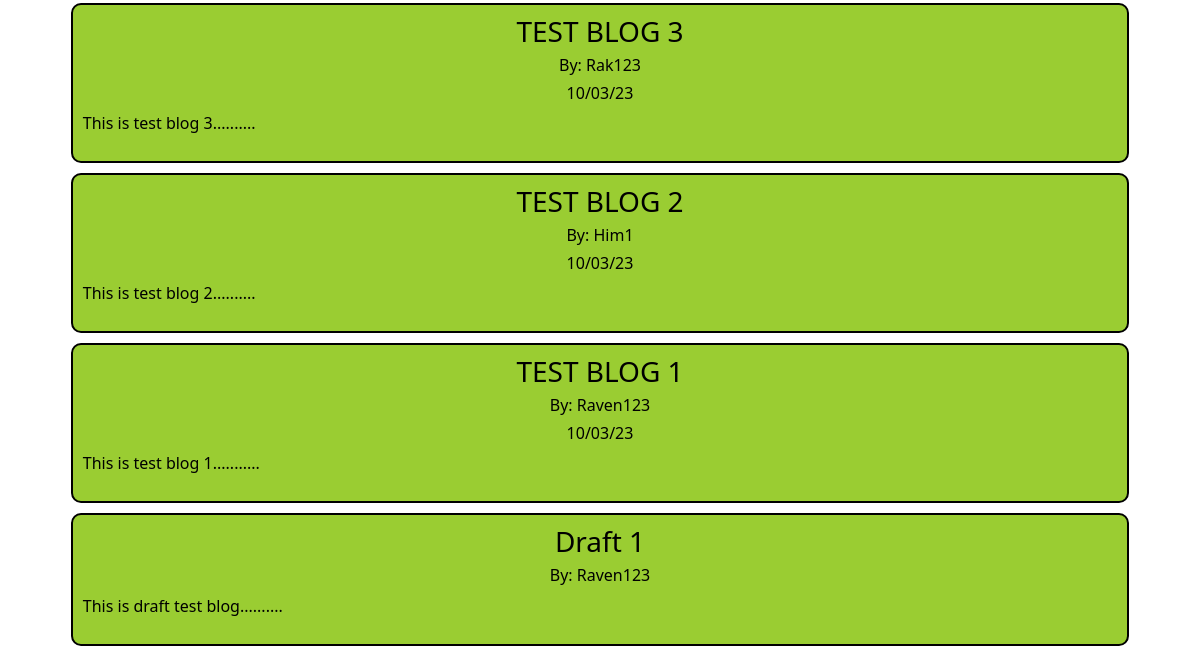
/category/testing (lower part), run on an earlier commit of the app's database.
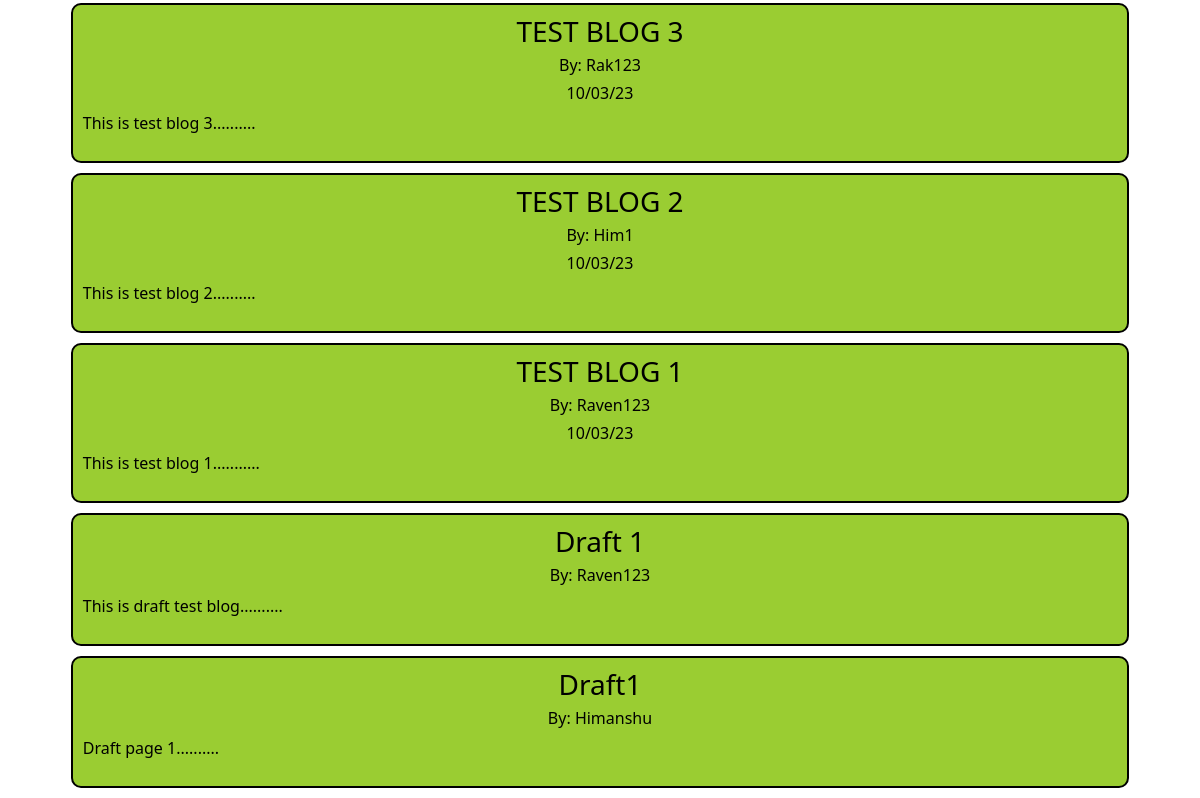
And on a later commit of the database.
### user/models.py (models this page shows, shortened)
class Blog(models.Model):
    title = models.CharField(max_length=50)
    content = models.TextField()
    title_tag = models.CharField(max_length=50)
    publish_date = models.DateTimeField(blank=True, null=True)
    author = models.ForeignKey(User, on_delete=models.CASCADE)
    category = models.CharField(max_length=40)
    class Meta:
        ordering = ['-publish_date']

### user/views.py (the view, shortened to what this page needs)
# urls.py: path("category/<str:category>", CategoryView, name='category'),
def CategoryView(request, category,user="",page=""):
    cat_list = Category.objects.all()
    data = Blog.objects.filter(category=category.title().replace("-"," "))
    return render(request, 'user/category.html', {'category': category,'blogs':data,'cat_list':cat_list})

### templates/user/category.html (shortened to what this page needs)
<!DOCTYPE html>
{% extends 'main/base.html'%}
{% block body_block %}
    {% if blogs %}
    <div class="blog-all container-fluid">
        {% for blog in blogs %}
        <div class="blog container-fluid">
            <a href="{% url 'blog-detail' blog.pk %}">
                <h3 class="text-center">{{blog.title}}</h3>
                <h6 class="text-center">By: {{blog.author.username}}</h6>
                <h6 class="text-center">{{blog.publish_date|date:"d/m/y"}}</h6>
                <p>{{ blog.content|slice:":100" }}..........</p>
            </a>
        </div>
        {% endfor %}
    </div>
    {%else%}
    <h1 class="text-center">Sorry!! No Blogs in this Category</h1>
    {% endif %}
{% endblock %}

What changed in the data, as far as the page shows it:
added Blog: title "Draft1", author.username "Himanshu", content "Draft page 1"
